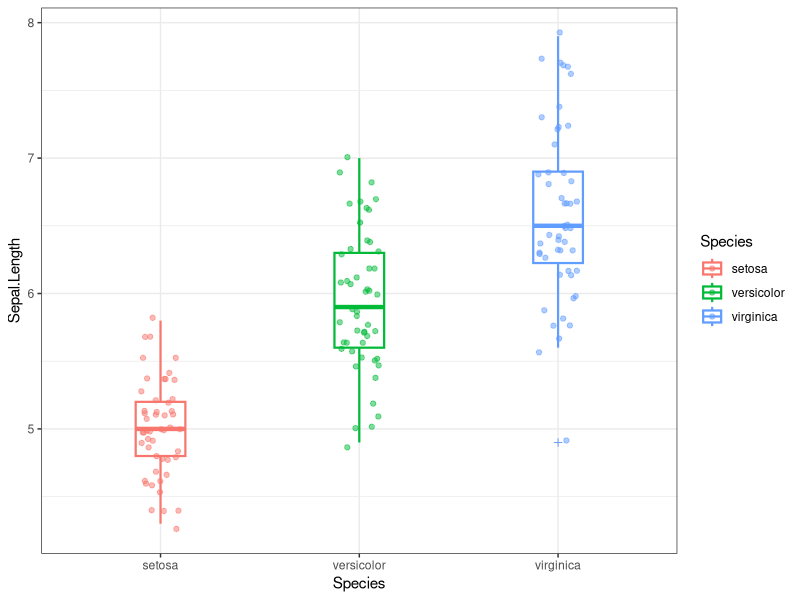

Write the R code that produced this figure.
# Overlay boxplot by Denis O'Hora (@denisohora)
# Based on an R script by Frank Soboczenski, PhD 
# email: frank.soboczenski@kcl.ac.uk
# twitter: h21k

# Small script that checks if the required packages are installed if not it will install them !

requiredPackages = c('ggplot2','ggthemes')
for(a in requiredPackages){
  if(!require(a, character.only = TRUE)) install.packages(a)
  library(a,character.only = TRUE)
}

#loading the libraries
library(ggplot2);library(ggthemes)

#data source
data(iris)

#plotting the plot :) 
ggplot(iris) +
  theme_bw() +
  #theme(line = element_blank()) + 
  #stat_boxplot(aes(x = Species, y = Sepal.Length), geom='errorbar', linetype=1, width=0.2) + 
  geom_boxplot(aes(x = Species, y = Sepal.Length, colour=Species),
               alpha = 1, size = 0.75, width = 0.25, outlier.shape = 3) + 
  # annotate("rect", xmin = 1, xmax = 1.5, ymin = 0, ymax = 8, alpha = 1, fill = 'white') +
  # annotate("rect", xmin = 2, xmax = 2.5, ymin = 0, ymax = 8, alpha = 1, fill = 'white') +
  # annotate("rect", xmin = 3, xmax = 3.5, ymin = 0, ymax = 8, alpha = 1, fill = 'white') +
  geom_point(aes(x = as.numeric(Species), colour = Species, y = Sepal.Length),
             alpha = 0.5, position = position_jitter(width = 0.1))

#Notes

#outlier.shape = 3 --> display outliers as crosses
#